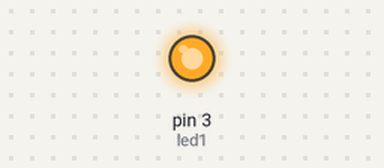
The sketch below on a simulated Arduino Uno, built with avr-gcc and run on an emulated ATmega328P. On the bench: output pins drawn as LEDs (lit = HIGH).

Above: at 0.1 s.
Timing chart, 0 to 1.6 s (numbered marks = the images above):
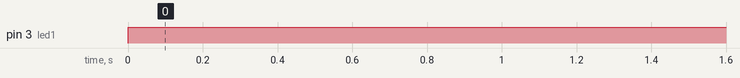

Measured:
- by itself, pin 3 (led1): LOW → HIGH at 0.00 s

The sketch:

teste.ino
```cpp
//int led1 = 3; - Variável (leitura e escrita)

#define led1 3 //Constante (somente leitura)

void setup() {
  // configurações do Arduino
  pinMode(led1,OUTPUT); // Define a porta 3 como saída
}

void loop() {
  // rotinas de programação
  digitalWrite(led1,HIGH); //

}
```
